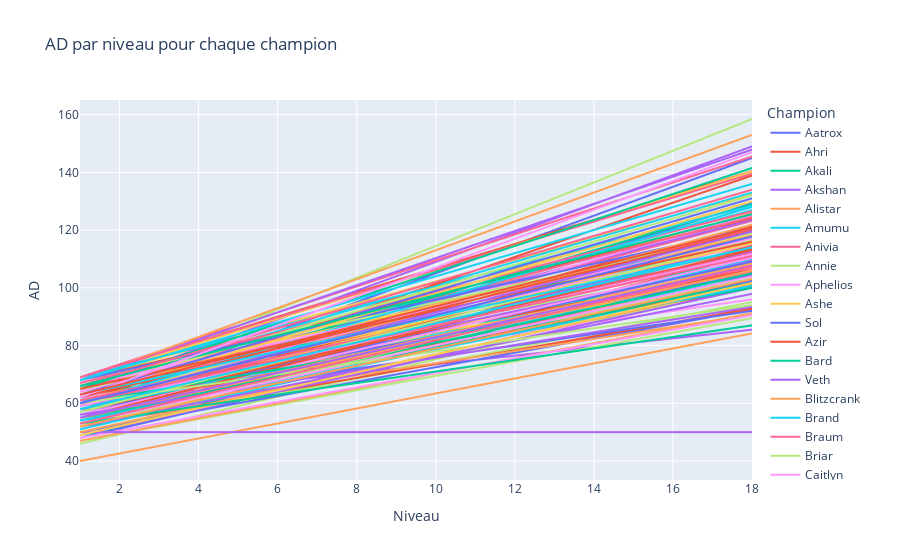

Notebook code for this chart:
### Code cell
levels = range(1, 19)
all_rows = []

for _, row in df.iterrows():
    for level in levels:
        ad_at_level = row['AD'] + (level - 1) * row['AD+']
        all_rows.append({'Champion': row['Champions'], 'Niveau': level, 'AD': ad_at_level})

long_df = pd.DataFrame(all_rows)

fig = px.line(long_df, x="Niveau", y="AD", color="Champion", title='AD par niveau pour chaque champion')

fig.show()
